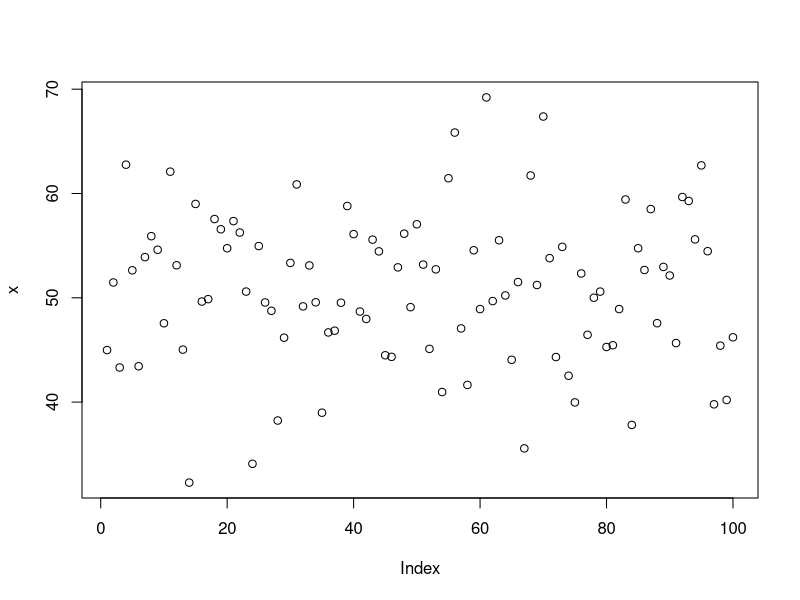
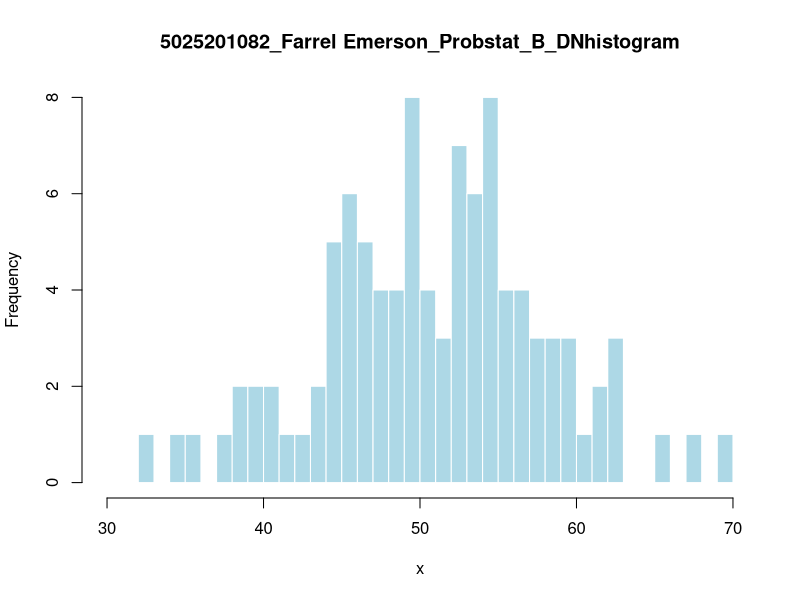

The R source for these figures, in order:
#nomor 6
#6a
set.seed(1)
standev <- 8 #standar deviasi
x <- rnorm(100, 50, standev) #100 variabel acak dengan median 50

plot(x)

#6b = Generate Histogram dari Distribusi Normal dengan breaks 50 + format penamaan
hist(x, main="5025201082_Farrel Emerson_Probstat_B_DNhistogram", breaks=50, col="lightblue", border="white", xlim=c(30,70))

#6c = Mencari Nilai Varian
paste("nilai varian= ", standev^2)
